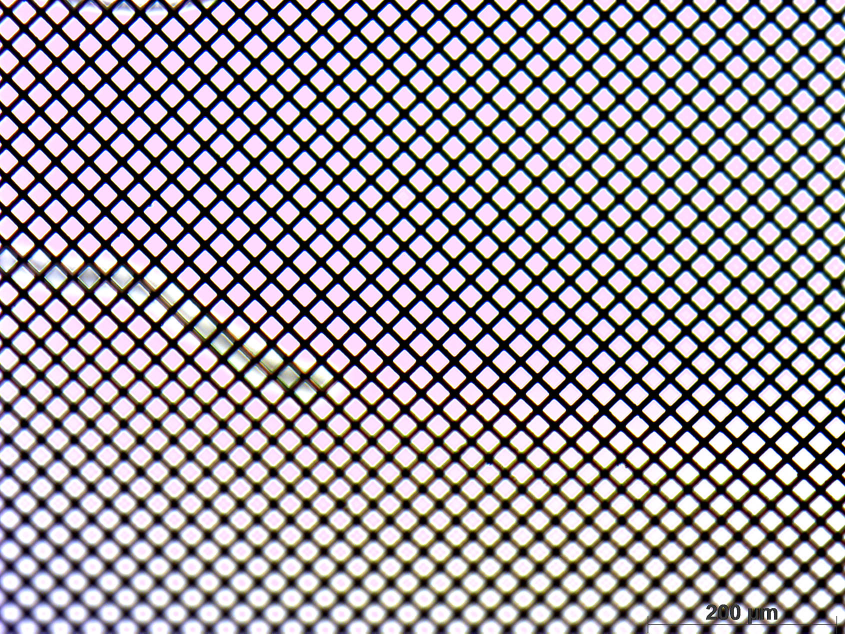
#> input picture examples/grid_1000.jpg, 1690 x 1267 px (shown at 1/2 size)
$ jupyter execute TFY4255_Lab2_PC_2024_final.ipynb   (shell and % lines are left out)
#> lines starting #> are read from the running program, lines starting #| are printed output that depends on the picture
# Template Code for Lab 2 - Computer Lab (Code written by Tina Bergh)
TFY4255 Materials Physics 2023

Lecturer: Antonius T.J. van Helvoort

Lab assistant: Syam Sadan

This is a template Python code (Python 3.6) written in a Jupyter notebook for lab exercise 2 in materials physics.
The instructions are given in the lab instructions.

## Jupyter notebook bascis:
- To run the cell where your cursor is, press **Shift and Enter**
- In [*] indicates that a cell is running, and a number appears after completion

To modify cells, click at the [ ]-icon outside of text edit mode, and
- a inserts a cell above
- b inserts a cell below
- m changes the cell to markdown, text mode
- y changes it back to code
- Shift and Ctrl and - splits the cell at the position of your cursor
- Shift and Tab inside the parathesis after a function name shows you the docstring, where you easily can find input variables and a description of the function

For tips on how to better use Jupyter notebook, there are many online resources, see e.g. https://www.dataquest.io/blog/jupyter-notebook-tips-tricks-shortcuts/

Import the required libraries.

[cell 1]
#%matplotlib inline
#%matplotlib tk

[cell 2]
import math
import numpy as np
import matplotlib.pyplot as plt
#from scipy.constants import pi
from numpy import pi

# Part 1: Diffraction from 1D crystals

## 1.1 Model the electron density of 1D atomic chains

Define a function that returns the x-axis. Useful e.g. if you want to customize a plot of the electron density.

[cell 3]
def get_x_axis(a_0=2., num_atoms=50, x_steplength=0.1):

    """Returns an x-axis with the given steplength within the bounds given by num_atoms.

    Parameters
    ----------
    x_steplength : float
        steplength between each value on the x-axis.
    a_0: float
        lattice constant; equilibrium position of atoms in [Å].
    num_atoms: float
        Number of atoms

    Returns
    -------
    x_axis : ndarray
        x_axis corresponding to the x_axis where the electron density is calculated by get_electron_density.
    """

    return np.arange(start=-(num_atoms)*a_0/2,
                     stop=(num_atoms)*a_0/2,
                     step=x_steplength)

Define a function that calculates the total electron density from a customisable 1D atomic chain.

[cell 4]
def get_electron_density(x_steplength = 0.1,
                         model = 'Monoatomic',
                         sigma_1 = .1,
                         sigma_2 = .2,
                         a_0 = 2.,
                         thermal_disorder = False,
                         num_atoms = 50,
                         epsilon = 0.2,
                         epsilon_glass = 0.2,
                         amplitude_1 = 1.,
                         amplitude_2 = 2.,
                         plot_electron_density = True,
                         return_x_axis = False):

    """Calculates the total electron density of a 1D atomic chain.

    Parameters
    ----------
    x_steplength : float
        steplength between each value on the x-axis: the value where the electron
        density is calculated.
    a_0: float
        lattice constant; equilibrium position of atoms.
    num_atoms: float
        Number of atoms.
    model : string
        Model type: 'Monoatomic', 'Diatomic' or 'Glass', determines the expression
        for electron density.
    amplitude_1, amplitude_2: float
        Amplitude; factor multiplied with the Gaussian at each atom position.
        amplitude_2 is used in the diatomic model, otherwise only amplitude_1.
    sigma_1, sigma_2: float
        Width of the Gaussians in the expression for electron density.
        sigma_2 is used in diatomic model, otherwise only sigma_1.
    thermal_disorder: bool
        True if thermal disorder is to be included in the model, and False (default)
        for no thermal disorder.
    epsilon: float
        Only used for thermal_disorder=True.
        Limit of the random number (epsilon * random_number, where random_number
        is taken from the interval (-1,1)) that is added to the atom position.
        Only used for thermal_disorder=True.
    epsilon_glass: float
        Only used for model='glass'.
        Limit of the random number (epsilon * random_number, where random_number
        is taken from the interval (-1,1)) that is added to the atom position.
        Only used for thermal_disorder=True.
    plot_electron_density: bool
        Determines if electron density should be plotted.
    return_x_axis : bool
        If True (False is default), the x_axis is returned in addition to the electron_density.

    Returns
    -------
    electron_density : ndarray
        Electron density at positions defined by x_axis.
    """
#> called with x_steplength = 0.001, model = 'Monoatomic', sigma_1 = 0.1, sigma_2 = 0.2, a_0 = 2, thermal_disorder = False, num_atoms = 100, epsilon = 0.2

    #Spatial discretisation. Create an x-axis by using the function get_x_axis.
    x_axis = get_x_axis(a_0=a_0,
                        num_atoms=num_atoms,
                        x_steplength=x_steplength)
    #Initiate variables
    electron_density = np.zeros(np.shape(x_axis))
    counter = 0
    # Initial atom position
    atom_position = - (num_atoms - 1 ) * a_0 / 2 - a_0

    for i in range(num_atoms):
        if thermal_disorder:
            atom_position = -(num_atoms - 1) * a_0 / 2 + a_0*(i) + epsilon*(2 * np.random.random() - 1)
        else:
            atom_position = atom_position + a_0
        if model == 'Monoatomic':
            this_atoms_electron_density = amplitude_1 * np.exp(-(x_axis-atom_position)**2 / ( 2 * sigma_1**2) )
        elif model == 'Diatomic':
            if np.fmod(counter,2):
                sigma_i = sigma_1
                amplitude_i = amplitude_1
            else:
                sigma_i = sigma_2
                amplitude_i = amplitude_2
            this_atoms_electron_density = amplitude_i * np.exp(-(x_axis-atom_position)**2 / ( 2 * sigma_i**2) )
            counter = counter+1
        elif model == 'Glass':
            atom_position = atom_position + epsilon_glass * (2 * np.random.random() - 1)
            this_atoms_electron_density = amplitude_1 * np.exp(-(x_axis-atom_position)**2 / ( 2 * sigma_1**2) )
        else:
            print('Error: Must specify valid model type in string format.')

        electron_density = electron_density + this_atoms_electron_density

    if plot_electron_density:
        plt.figure()
        plt.plot(x_axis,
                 electron_density, 'k')
        plt.ylabel('Electron density [arb.]')
        plt.xlabel('Distance [$\AA$]')
        if thermal_disorder:
            plt.title(model+' 1D model with thermal disorder and with '+str(num_atoms)+' atoms.')
        else:
            plt.title(model+' 1D model with '+str(num_atoms)+' atoms.')
    if return_x_axis:
        return x_axis, electron_density
    else:
        return electron_density

## Explore different models and parameters

- Read the documentation in the function above to see what the different structrual parameters are. Select parameters that will be given to the function get_electron_density.
- Explore different parameter ranges and different models. Note the differences between the models and how the different parameters affect the results.

<i>(Yes, this can also be specified directly into the call of the function. Here it is defined as global variables, so that it can be reused.)</i>

[cell 5]
# Steplength between each value on the x-axis in [Å].
x_steplength = 0.001

# Model type: 'Monoatomic', 'Diatomic' or 'Glass', determines the expression
# for electron density.
model='Monoatomic'

# Number of atoms.
num_atoms = 100

# Distance between atoms in [Å].
a_0 = 2.

# The distribution width of the electron density of each atom,
# i.e. the width of the Gaussians in [Å].
sigma_1 = .1

# Magnitude of the electron density of each atom,
# i.e. factor multiplied with the Gaussians at each atom position.
amplitude_1 = 1

# Only used for thermal_disorder=True.
# Limit of the random number (epsilon * random_number, where random_number
# is taken from the interval (-1,1)) that is added to the atom position.
epsilon = 0.2

# Width of the Gaussians in the expression for electron density.
# sigma_2 is used in diatomic model.
sigma_2 = 0.15

# Amplitude; factor multiplied with the Gaussian at each atom position.
# amplitude_2 is used in the diatomic model.
amplitude_2 = 1.3

# Only used for model='glass'.
# Limit of the random number (epsilon * random_number, where random_number
# is taken from the interval (-1,1)) that is added to the atom position.
epsilon_glass = 0.5

Calculate and plot the electron density.

[cell 6]
electron_density_mono_atomic = get_electron_density(x_steplength=x_steplength,
                                                    model=model,
                                                    sigma_1=sigma_1,
                                                    a_0=a_0,
                                                    num_atoms=num_atoms,
                                                    amplitude_1=amplitude_1,
                                                    thermal_disorder=False)
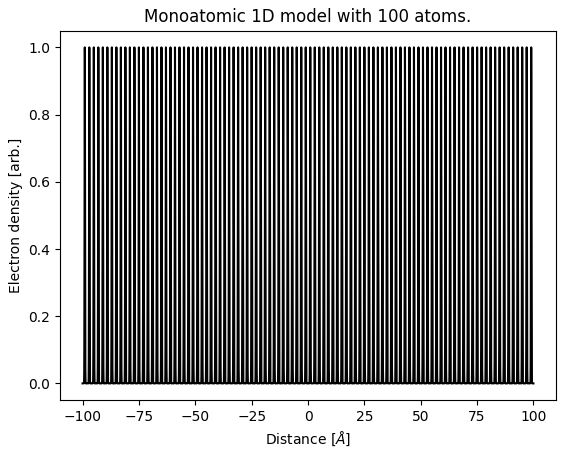
#> figure drawn by matplotlib, 1 panel; curve peaks at x = -99, y = 1

Plot several 1D models. To make comparing easier, it could be handy to plot different models together.

[cell 7]
x_axis = get_x_axis(a_0=a_0,
                    num_atoms=num_atoms,
                    x_steplength=x_steplength)

electron_density_mono_atomic = get_electron_density(x_steplength=x_steplength,
                                                    sigma_1=sigma_1,
                                                    a_0=a_0,
                                                    num_atoms=num_atoms,
                                                    amplitude_1=amplitude_1,
                                                    thermal_disorder=False,
                                                    plot_electron_density=False)

electron_density_diatomic = get_electron_density(x_steplength=x_steplength,
                                                 model='Diatomic',
                                                 sigma_1=sigma_1,
                                                 sigma_2=sigma_2,
                                                 a_0=a_0,
                                                 num_atoms=num_atoms,
                                                 amplitude_1=amplitude_1,
                                                 amplitude_2=amplitude_2,
                                                 thermal_disorder=False,
                                                 plot_electron_density=False)

electron_density_mono_atomic_thermal = get_electron_density(x_steplength=x_steplength,
                                                            sigma_1=sigma_1,
                                                            a_0=a_0,
                                                            num_atoms=num_atoms,
                                                            amplitude_1=amplitude_1,
                                                            thermal_disorder=True,
                                                            epsilon = epsilon,
                                                            plot_electron_density=False)

electron_density_glass = get_electron_density(x_steplength=x_steplength,
                                              model='Glass',
                                              sigma_1=sigma_1,
                                              a_0=a_0,
                                              num_atoms=num_atoms,
                                              epsilon_glass=epsilon_glass,
                                              amplitude_1=amplitude_1,
                                              plot_electron_density=False)


plt.figure(figsize=(12,5))
plt.plot(x_axis,
         electron_density_mono_atomic, 'orange', label=('mono-atomic'))
plt.plot(x_axis,
         electron_density_mono_atomic_thermal, 'b--', label=('mono-atomic thermal'))
plt.plot(x_axis,
         electron_density_glass, 'r', label=('glass'), linestyle='dashdot')
plt.plot(x_axis,
         electron_density_diatomic, 'g', label=('diatomic'), linestyle='dotted')
plt.ylabel('Electron density [arb.]')
plt.xlabel('Distance [Å]')
axes = plt.gca()
#axes.set_xlim([-(num_atoms+2)*a_0/2,
#               (num_atoms+2)*a_0/2])
plt.legend(fontsize = 'x-small')
plt.title('Electron densities of 1D models')
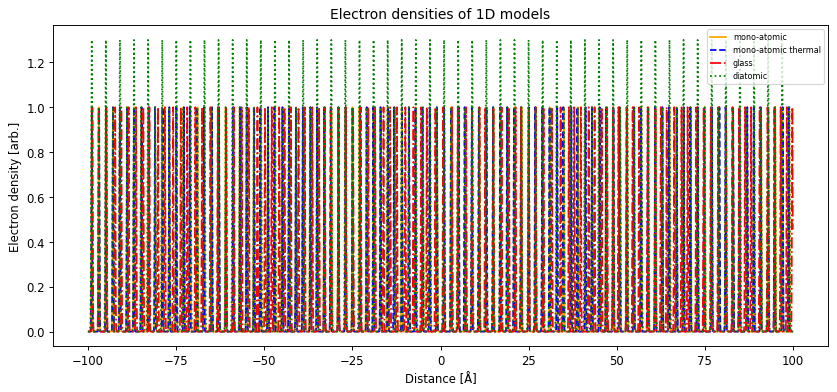
#> figure drawn by matplotlib, 1 panel; curve peaks at x = -99, y = 1; curve peaks at x = -60.85, y = 1; curve peaks at x = -67.69, y = 1

## 1.2 Fast Fourier Transforms of the Electron Density

[cell 8]
from scipy.signal.windows import tukey

The Tukey window can be useful when computing the FFTs.
Take a look at the Tukey (tapered cosine) window, calculate and plot it. This is a "fix" to counter a potential artifacts (see Aubert&Lecomte (2007), section 6).

[cell 9]
alpha=0.5

x_axis = get_x_axis()

tukey_window = tukey(len(x_axis),alpha=alpha)
FFT_tukey_window = np.fft.fftshift(np.fft.fft(tukey_window))
Q_axis = (np.arange(len(FFT_tukey_window)) - len(FFT_tukey_window)/2) / (len(FFT_tukey_window)/2 * x_steplength / pi)

electron_density_mono_atomic_tw = get_electron_density(plot_electron_density=False) * tukey_window

fig, axes = plt.subplots(ncols=3, figsize=(18, 6), sharex=False, sharey=False)
ax = axes.ravel()
ax[0].plot(x_axis,tukey_window, 'k')
ax[0].set_title('tukey window')
ax[1].plot(Q_axis,FFT_tukey_window, 'k')
ax[1].set_title('FFT of tukey window (note xlim)')
#ax[1].set_xlim([-1,1])
ax[1].set_xlim([x_axis[0], x_axis[-1]])
ax[2].plot(x_axis,electron_density_mono_atomic_tw, 'k')
ax[2].set_title('tukey window * electron_density_mono_atomic')
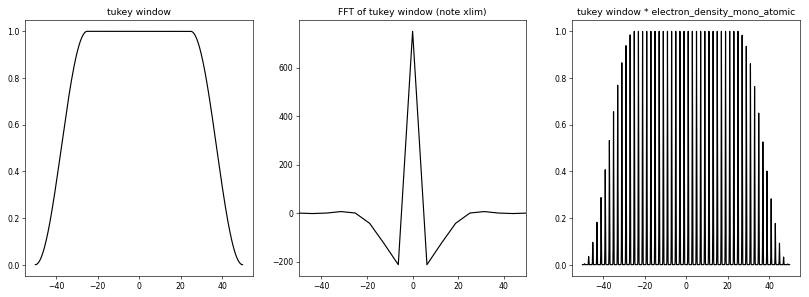
#> figure drawn by matplotlib, 3 panels; panel 1: curve peaks at x = -25, y = 1; panel 2: curve peaks at x = 0, y = 749.2; panel 3: curve peaks at x = -25, y = 1

Define a function that calculates the FFT and the intensity of an electron density.

<i>NB: Here intensity is simply given by the FFT multiplied with its complex conjugate, even though the theory says that this is only a proportionality. </i>

[cell 10]
def get_intenisty_of_electron_density(x_steplength=.1,
                                      model='Monoatomic',
                                      sigma_1=.1,
                                      sigma_2=.2,
                                      a_0=2.,
                                      thermal_disorder=False,
                                      num_atoms=50,
                                      epsilon=0.2,
                                      epsilon_glass=0.2,
                                      amplitude_1=1.,
                                      amplitude_2=2.,
                                      tukey_window=True,
                                      plot_on=True):

    """Calculates the intenisty of the electron density.

    Parameters
    ----------
    x_steplength : float
        steplength between each value on the x-axis: the value where the electron
        density is calculated.
    a_0: float
        lattice constant; equilibrium position of atoms.
    num_atoms: float
        Number of atoms.
    model : string
        Model type: 'Monoatomic', 'Diatomic' or 'Glass', determines the expression
        for electron density.
    amplitude_1, amplitude_2: float
        Amplitude; factor multiplied with the Gaussian at each atom position.
        amplitude_2 is used in the diatomic model, otherwise only amplitude_1.
    sigma_1, sigma_2: float
        Width of the Gaussians in the expression for electron density.
        sigma_2 is used in diatomic model, otherwise only sigma_1.
    thermal_disorder: bool
        True if thermal disorder is to be included in the model, and False (default)
        for no thermal disorder.
    epsilon: float
        Only used for thermal_disorder=True.
        Limit of the random number (epsilon * random_number, where random_number
        is taken from the interval (-1,1)) that is added to the atom position.
    epsilon_glass: float
        Only used for model='glass'.
        Limit of the random number (epsilon * random_number, where random_number
        is taken from the interval (-1,1)) that is added to the atom position.
    tukey_window : bool
        If True, Tukey window is applied, i.e. multiplied with the electron density.
    plot_on : bool
        If True, the electron density and its intenisty is plotted.

    Returns
    -------
    x_axis : ndarray
        x_axis corresponding to the x_axis where the electron density is calculated by get_electron_density.
    """

    x_axis, electron_density = get_electron_density(x_steplength=x_steplength,
                                                    model=model,
                                                    sigma_1=sigma_1,
                                                    sigma_2=sigma_2,
                                                    a_0=a_0,
                                                    thermal_disorder=thermal_disorder,
                                                    num_atoms=num_atoms,
                                                    epsilon=epsilon,
                                                    epsilon_glass=epsilon_glass,
                                                    amplitude_1=amplitude_1,
                                                    amplitude_2=amplitude_2,
                                                    plot_electron_density=False,
                                                    return_x_axis=True)

    if tukey_window:
        tukey_window = tukey(len(x_axis))
        electron_density = electron_density * tukey_window

    FFT_of_electron_density = np.fft.fftshift(np.fft.fft(electron_density))

    Q_axis = (np.arange(len(FFT_of_electron_density)) -
              len(FFT_of_electron_density)/2) /\
              (len(FFT_of_electron_density)/2 * x_steplength * pi)

    intensity_of_electron_density = FFT_of_electron_density *\
                                    FFT_of_electron_density.conjugate()

    if plot_on:
        fig, axes = plt.subplots(ncols=2, figsize=(12, 6), #dpi = 200,
                                 sharex=False, sharey=False)
        ax = axes.ravel()
        ax[0].plot(x_axis,electron_density, 'k')
        ax[0].set_title('Electron density')
        ax[0].set_xlabel('Distance [Å]')
        ax[0].set_ylabel('Intensity [a.u.]')
        ax[1].plot(Q_axis,intensity_of_electron_density, 'k')
        ax[1].set_title('Intensity of electron density')
        ax[1].set_xlabel('Frequency [1/Å]')
        ax[1].set_ylabel('Intensity [a.u.]')
        plt.ticklabel_format(axis='y',style='sci',scilimits=(1,2))

    return intensity_of_electron_density

Study the intensity. Again, investigate different models and paramters and understand how that influence the results.

Note the limits on the q_x-axis in reciprocal space. You might need to zoom in.

[cell 11]
# Steplength between each value on the x-axis in [Å].
x_steplength = 0.001

# Model type: 'Monoatomic', 'Diatomic' or 'Glass', determines the expression
# for electron density.
model='Diatomic'

# Number of atoms.
num_atoms = 50

# Distance between atoms in [Å].
a_0 = 2.

# The distribution width of the electron density of each atom,
# i.e. the width of the Gaussians in [Å].
sigma_1 = .1

# Magnitude of the electron density of each atom,
# i.e. factor multiplied with the Gaussians at each atom position.
amplitude_1 = 1

# True if thermal disorder is to be included in the model,
# and False for no thermal disorder.
thermal_disorder=False

# Only used for thermal_disorder=True.
# Limit of the random number (epsilon * random_number, where random_number
# is taken from the interval (-1,1)) that is added to the atom position.
epsilon = 0.2

# Width of the Gaussians in the expression for electron density.
# sigma_2 is used in diatomic model.
sigma_2 = 0.15

# Amplitude; factor multiplied with the Gaussian at each atom position.
# amplitude_2 is used in the diatomic model.
amplitude_2 = 1.3

# Only used for model='glass'.
# Limit of the random number (epsilon * random_number, where random_number
# is taken from the interval (-1,1)) that is added to the atom position.
epsilon_glass = 0.5

[cell 12]
intensity_of_electron_density_mono_atomic = get_intenisty_of_electron_density(
    x_steplength=x_steplength,
    model=model,
    sigma_1=sigma_1,
    sigma_2=sigma_2,
    a_0=a_0,
    thermal_disorder=thermal_disorder,
    num_atoms=num_atoms,
    epsilon=epsilon,
    epsilon_glass=epsilon_glass,
    amplitude_1=amplitude_1,
    amplitude_2=amplitude_2,
    plot_on=True,
    tukey_window=False)

Vary the parameters in the different models to understand their effects. Use ranges that allow comparison and correct interpretation. Pay attention to the final plots used in the report are easily readable and have correct headers&axis labels.

# Part 2: Fast Fourier Transformations and Imaging

[cell 13]
import matplotlib.image as mpimg

Import an image. If it is not located in the same folder as your Jupyter notebook, you need to include the whole file directory. Using own images can make your points in your report clearer. You can use schematic images to highlight a certain aspect, images from other labs or pensum material (book, given references).

[cell 14]
image = mpimg.imread('examples/grid_1000.jpg')
#> image is the input picture: shape (1267, 1690, 3); mean R, G, B 153.4, 145.6, 153.6
#> (the rest of the program and of its run is left out)
